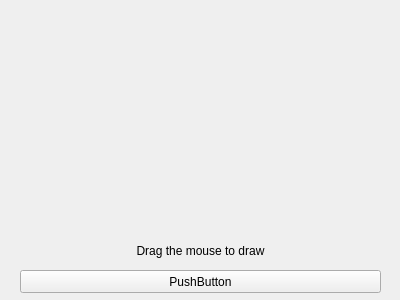
<?xml version="1.0" encoding="UTF-8"?>
<ui version="4.0">
 <class>Form</class>
 <widget class="QWidget" name="Form">
  <property name="geometry">
   <rect>
    <x>0</x>
    <y>0</y>
    <width>400</width>
    <height>300</height>
   </rect>
  </property>
  <property name="windowTitle">
   <string>Form</string>
  </property>
  <widget class="QLabel" name="label">
   <property name="geometry">
    <rect>
     <x>25</x>
     <y>240</y>
     <width>351</width>
     <height>21</height>
    </rect>
   </property>
   <property name="text">
    <string>Drag the mouse to draw</string>
   </property>
   <property name="alignment">
    <set>Qt::AlignCenter</set>
   </property>
  </widget>
  <widget class="QPushButton" name="pushButton">
   <property name="geometry">
    <rect>
     <x>20</x>
     <y>270</y>
     <width>361</width>
     <height>23</height>
    </rect>
   </property>
   <property name="text">
    <string>PushButton</string>
   </property>
  </widget>
  <widget class="QWidget" name="widget" native="true">
   <property name="geometry">
    <rect>
     <x>10</x>
     <y>10</y>
     <width>381</width>
     <height>221</height>
    </rect>
   </property>
  </widget>
 </widget>
 <resources/>
 <connections/>
</ui>
